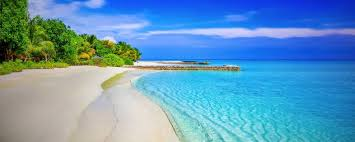
#> input picture nature.jpeg, 355 x 142 px, given in place of the camera
$ jupyter execute color_play.ipynb   (text cells are left out)
#> lines starting #> are read from the running program, lines starting #| are printed output that depends on the picture; after the words box and inside, x2 and y2 are one past the last pixel; in counts of white or black regions, pixels touching at a corner belong together
[cell 1]
import cv2
from pprint import pprint

flags = [i for i in dir(cv2) if i.startswith('COLOR_')]
pprint(flags)

[cell 2]
import cv2
import numpy as np

cap = cv2.VideoCapture(0)

while(1):
    #Take each frame
    _, frame = cap.read()
#> frame is the input picture: shape (142, 355, 3); mean B, G, R 188.1, 152.7, 97.9
    hsv = cv2.cvtColor(frame,cv2.COLOR_BGR2HSV)
#> hsv: shape (142, 355, 3); mean H, S, V 77.2, 145.5, 202.5

    #define range of blue color in HSV

    lower_blue = np.array([110,50,50])
    upper_blue = np.array([130,255,255])

    #Threshold HSV image only to get blue color
    mask = cv2.inRange(hsv,lower_blue, upper_blue)
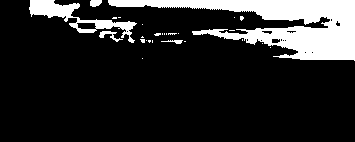
#> mask: shape (142, 355); 15.9% white; 27 white regions (22 under 20 px), largest, box (x1, y1, x2, y2) and area: (108, 0, 355, 61) 6488, (29, 0, 137, 43) 1213, (99, 31, 123, 42) 93, (90, 0, 102, 7) 69, (161, 40, 183, 44) 45

    #Bitwise AND mask and original image
    res = cv2.bitwise_and(frame,frame, mask=mask)
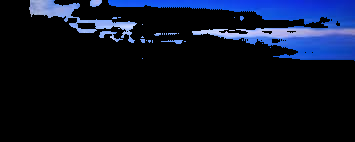
#> res: shape (142, 355, 3); mean B, G, R 35.4, 17.2, 10.3
    cv2.imshow('frame',frame)
    cv2.imshow('mask',mask)
    cv2.imshow('res',res)
    k = cv2.waitKey(5) & 0xFF
#> (key Esc is pressed here)
    if k==27:
        break
cv2.destroyAllWindows()
